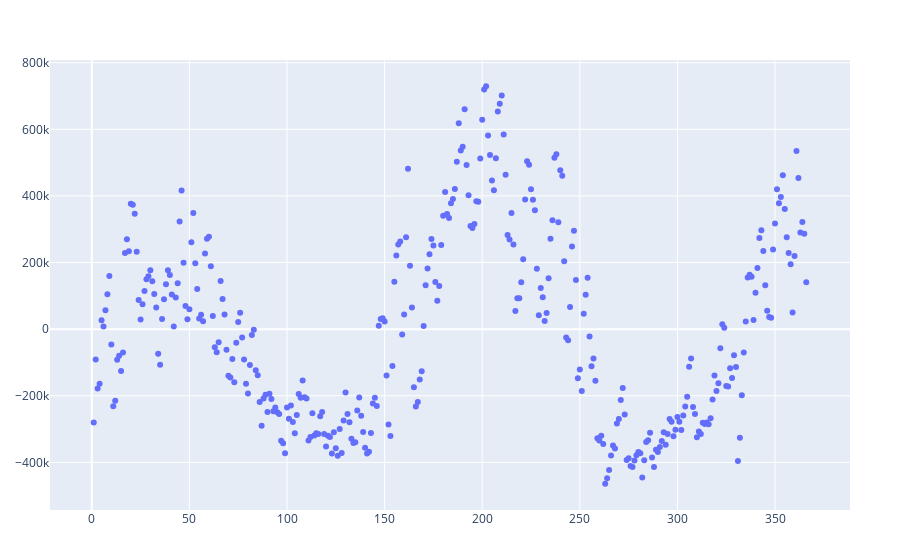

Source (notebook cell):
### Code cell
β3 = m3\y
resid3 = y - m3*β3;
PlotlyJS.plot(x, resid3, kind="scatter", mode="markers", label="Residuals 3", xticks = 0:19:366)

### Figure 1 — Plotly figure (JSON) as saved in the notebook; plotly's stock layout.template omitted (floating-point values rounded to 4 significant figures; data arrays with more than 128 entries replaced by an {"elided": "..."} marker saying what was removed)
{"data": [{"label": "Residuals 3", "mode": "markers", "type": "scatter", "x": {"elided": "366 int values"}, "xticks": [0, 19, 38, 57, 76, 95, 114, 133, 152, 171, 190, 209, 228, 247, 266, 285, 304, 323, 342, 361], "y": {"elided": "366 float values"}}], "layout": {"margin": {"b": 50, "l": 50, "r": 50, "t": 60}}}
